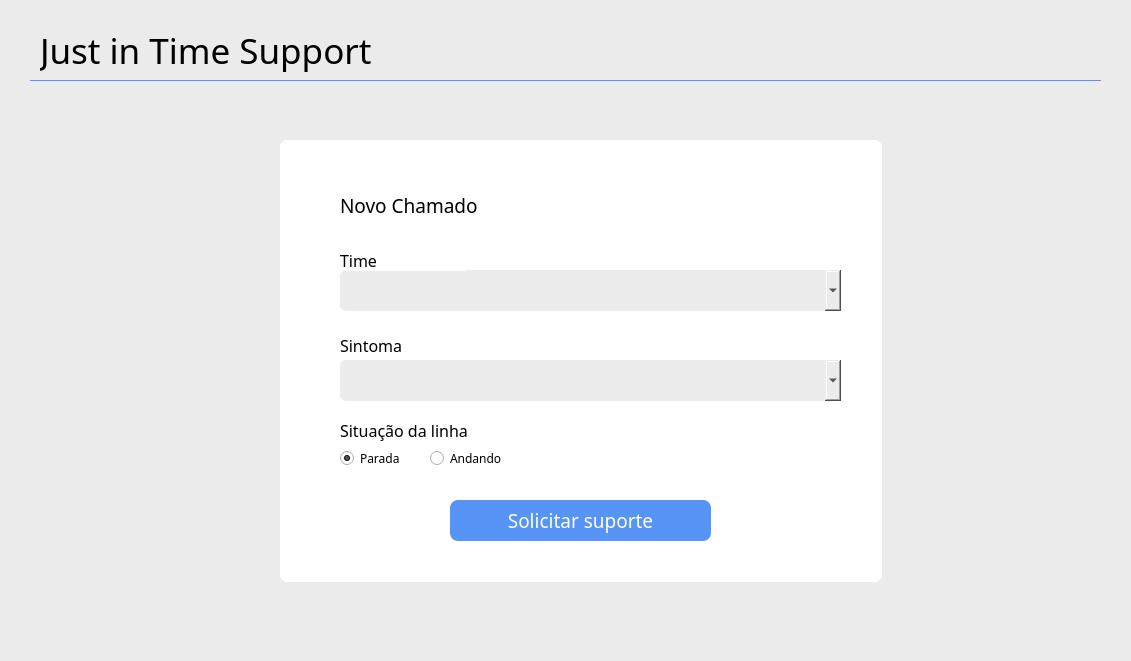
    <widget class="QWidget" name="body_support" native="true">
     <property name="geometry">
      <rect>
       <x>0</x>
       <y>0</y>
       <width>1131</width>
       <height>661</height>
      </rect>
     </property>
     <property name="styleSheet">
      <string notr="true">background-color:rgb(235, 235, 235)</string>
     </property>
     <widget class="QLabel" name="lbl_JIT">
      <property name="geometry">
       <rect>
        <x>40</x>
        <y>20</y>
        <width>491</width>
        <height>61</height>
       </rect>
      </property>
      <property name="font">
       <font>
        <family>Inter UI</family>
        <pointsize>26</pointsize>
       </font>
      </property>
      <property name="text">
       <string>Just in Time Support</string>
      </property>
     </widget>
     <widget class="QWidget" name="subbody_createticket_1" native="true">
      <property name="geometry">
       <rect>
        <x>280</x>
        <y>140</y>
        <width>602</width>
        <height>442</height>
       </rect>
      </property>
      <property name="styleSheet">
       <string notr="true">background-color: rgb(255, 255, 255);
border-radius: 8px</string>
      </property>
      <widget class="QPushButton" name="btn_createticket_create">
       <property name="geometry">
        <rect>
         <x>170</x>
         <y>360</y>
         <width>261</width>
         <height>41</height>
        </rect>
       </property>
       <property name="font">
        <font>
         <family>Inter UI</family>
         <pointsize>14</pointsize>
        </font>
       </property>
       <property name="styleSheet">
        <string notr="true">border-radius: 8px;
color: rgb(255, 255, 255);
background-color: rgb(86, 149, 246);</string>
       </property>
       <property name="text">
        <string>Solicitar suporte</string>
       </property>
      </widget>
      <widget class="QLabel" name="lbl_sympton_create">
       <property name="geometry">
        <rect>
         <x>60</x>
         <y>195</y>
         <width>131</width>
         <height>21</height>
        </rect>
       </property>
       <property name="font">
        <font>
         <family>Inter UI</family>
         <pointsize>12</pointsize>
        </font>
       </property>
       <property name="text">
        <string>Sintoma</string>
       </property>
      </widget>
      <widget class="QComboBox" name="cbx_team_create">
       <property name="geometry">
        <rect>
         <x>60</x>
         <y>130</y>
         <width>501</width>
         <height>41</height>
        </rect>
       </property>
       <property name="font">
        <font>
         <family>Inter UI</family>
         <pointsize>12</pointsize>
        </font>
       </property>
       <property name="styleSheet">
        <string notr="true">border-radius: 6px;
background-color: rgb(236, 236, 236);</string>
       </property>
      </widget>
      <widget class="QComboBox" name="cbx_sympton_create">
       <property name="geometry">
        <rect>
         <x>60</x>
         <y>220</y>
         <width>501</width>
         <height>41</height>
        </rect>
       </property>
       <property name="font">
        <font>
         <family>Inter UI</family>
         <pointsize>12</pointsize>
        </font>
       </property>
       <property name="styleSheet">
        <string notr="true">border-radius: 6px;
background-color: rgb(236, 236, 236);</string>
       </property>
      </widget>
      <widget class="QLabel" name="lbl_team_create">
       <property name="geometry">
        <rect>
         <x>60</x>
         <y>110</y>
         <width>131</width>
         <height>21</height>
        </rect>
       </property>
       <property name="font">
        <font>
         <family>Inter UI</family>
         <pointsize>12</pointsize>
        </font>
       </property>
       <property name="text">
        <string>Time</string>
       </property>
      </widget>
      <widget class="QLabel" name="lbl_newticket_create">
       <property name="geometry">
        <rect>
         <x>60</x>
         <y>50</y>
         <width>151</width>
         <height>31</height>
        </rect>
       </property>
       <property name="font">
        <font>
         <family>Inter UI</family>
         <pointsize>14</pointsize>
        </font>
       </property>
       <property name="text">
        <string>Novo Chamado</string>
       </property>
      </widget>
      <widget class="QLabel" name="lbl_sympton_create_2">
       <property name="geometry">
        <rect>
         <x>60</x>
         <y>280</y>
         <width>141</width>
         <height>21</height>
        </rect>
       </property>
       <property name="font">
        <font>
         <family>Inter UI</family>
         <pointsize>12</pointsize>
        </font>
       </property>
       <property name="text">
        <string>Situação da linha</string>
       </property>
      </widget>
      <widget class="QRadioButton" name="rbtn_stopped_create">
       <property name="geometry">
        <rect>
         <x>60</x>
         <y>310</y>
         <width>82</width>
         <height>17</height>
        </rect>
       </property>
       <property name="font">
        <font>
         <family>Inter UI</family>
        </font>
       </property>
       <property name="text">
        <string>Parada</string>
       </property>
       <property name="checked">
        <bool>true</bool>
       </property>
      </widget>
      <widget class="QRadioButton" name="rbtn_going_create">
       <property name="geometry">
        <rect>
         <x>150</x>
         <y>310</y>
         <width>82</width>
         <height>17</height>
        </rect>
       </property>
       <property name="font">
        <font>
         <family>Inter UI</family>
        </font>
       </property>
       <property name="text">
        <string>Andando</string>
       </property>
      </widget>
     </widget>
     <widget class="QLabel" name="lbl_blueline">
      <property name="geometry">
       <rect>
        <x>30</x>
        <y>80</y>
        <width>1071</width>
        <height>1</height>
       </rect>
      </property>
      <property name="styleSheet">
       <string notr="true">background-color: rgb(86, 149, 246);</string>
      </property>
      <property name="text">
       <string/>
      </property>
     </widget>
     <widget class="QWidget" name="subbody_waiting_2" native="true">
      <property name="geometry">
       <rect>
        <x>280</x>
        <y>140</y>
        <width>602</width>
        <height>442</height>
       </rect>
      </property>
      <property name="styleSheet">
       <string notr="true">background-color: rgb(255, 255, 255);
border-radius: 8px</string>
      </property>
      <widget class="QPushButton" name="btn_cancelticket_waiting">
       <property name="geometry">
        <rect>
         <x>170</x>
         <y>360</y>
         <width>261</width>
         <height>41</height>
        </rect>
       </property>
       <property name="font">
        <font>
         <family>Inter UI</family>
         <pointsize>14</pointsize>
        </font>
       </property>
       <property name="styleSheet">
        <string notr="true">border-radius: 8px;
border: 2px solid rgb(86, 149, 246);
background-color: rgb(255, 255, 255);</string>
       </property>
       <property name="text">
        <string>Cancelar</string>
       </property>
      </widget>
      <widget class="QLabel" name="lbl_pending_waiting">
       <property name="geometry">
        <rect>
         <x>60</x>
         <y>50</y>
         <width>241</width>
         <height>31</height>
        </rect>
       </property>
       <property name="font">
        <font>
         <family>Inter UI</family>
         <pointsize>14</pointsize>
        </font>
       </property>
       <property name="text">
        <string>Chamado pendente</string>
       </property>
      </widget>
      <widget class="QWidget" name="lbl_hourglass_waiting" native="true">
       <property name="geometry">
        <rect>
         <x>225</x>
         <y>120</y>
         <width>141</width>
         <height>141</height>
        </rect>
       </property>
       <property name="styleSheet">
        <string notr="true">image: url(:/Img/hourglass.svg);</string>
       </property>
      </widget>
      <widget class="QLabel" name="lbl_waiting_waiting">
       <property name="geometry">
        <rect>
         <x>199</x>
         <y>290</y>
         <width>241</width>
         <height>31</height>
        </rect>
       </property>
       <property name="font">
        <font>
         <family>Inter UI</family>
         <pointsize>12</pointsize>
        </font>
       </property>
       <property name="styleSheet">
        <string notr="true">color: rgb(129, 129, 129)</string>
       </property>
       <property name="text">
        <string>Aguardando atendimento...</string>
       </property>
      </widget>
     </widget>
     <widget class="QWidget" name="subbody_pending_3" native="true">
      <property name="geometry">
       <rect>
        <x>280</x>
        <y>140</y>
        <width>602</width>
        <height>442</height>
       </rect>
      </property>
      <property name="styleSheet">
       <string notr="true">background-color: rgb(255, 255, 255);
border-radius: 8px</string>
      </property>
      <widget class="QPushButton" name="btn_cancelticket_pending">
       <property name="geometry">
        <rect>
         <x>330</x>
         <y>360</y>
         <width>221</width>
         <height>41</height>
        </rect>
       </property>
       <property name="font">
        <font>
         <family>Inter UI</family>
         <pointsize>14</pointsize>
        </font>
       </property>
       <property name="styleSheet">
        <string notr="true">border-radius: 8px;
border: 2px solid rgb(86, 149, 246);
background-color: rgb(255, 255, 255);</string>
       </property>
       <property name="text">
        <string>Cancelar</string>
       </property>
      </widget>
      <widget class="QLabel" name="lbl_pending_pending">
       <property name="geometry">
        <rect>
         <x>60</x>
         <y>50</y>
         <width>241</width>
         <height>31</height>
        </rect>
       </property>
       <property name="font">
        <font>
         <family>Inter UI</family>
         <pointsize>14</pointsize>
        </font>
       </property>
       <property name="text">
        <string>Chamado pendente</string>
       </property>
      </widget>
      <widget class="QWidget" name="lbl_man_pending" native="true">
       <property name="geometry">
        <rect>
         <x>225</x>
         <y>120</y>
         <width>141</width>
         <height>141</height>
        </rect>
       </property>
       <property name="styleSheet">
        <string notr="true">image: url(:/Img/man.svg)</string>
       </property>
      </widget>
      <widget class="QLabel" name="lbl_waiting_pending">
       <property name="geometry">
        <rect>
         <x>90</x>
         <y>290</y>
         <width>341</width>
         <height>31</height>
        </rect>
       </property>
       <property name="font">
        <font>
         <family>Inter UI</family>
         <pointsize>12</pointsize>
        </font>
       </property>
       <property name="styleSheet">
        <string notr="true">color: rgb(129, 129, 129)</string>
       </property>
       <property name="text">
        <string>Chamado aceito. Aguarde o atendimento de</string>
       </property>
      </widget>
      <widget class="QPushButton" name="btn_initiate_pending">
       <property name="geometry">
        <rect>
         <x>60</x>
         <y>360</y>
         <width>221</width>
         <height>41</height>
        </rect>
       </property>
       <property name="font">
        <font>
         <family>Inter UI</family>
         <pointsize>14</pointsize>
        </font>
       </property>
       <property name="styleSheet">
        <string notr="true">border-radius: 8px;
color: rgb(255, 255, 255);
background-color: rgb(86, 149, 246);</string>
       </property>
       <property name="text">
        <string>Iniciar atendimento</string>
       </property>
      </widget>
      <widget class="QLabel" name="lbl_value_support_name_pending">
       <property name="geometry">
        <rect>
         <x>432</x>
         <y>290</y>
         <width>191</width>
         <height>31</height>
        </rect>
       </property>
       <property name="font">
        <font>
         <family>Inter UI</family>
         <pointsize>12</pointsize>
        </font>
       </property>
       <property name="styleSheet">
        <string notr="true">color: rgb(129, 129, 129)</string>
       </property>
       <property name="text">
        <string>&lt;&gt;</string>
       </property>
      </widget>
     </widget>
     <widget class="QWidget" name="subbody_inprogress_4" native="true">
      <property name="geometry">
       <rect>
        <x>280</x>
        <y>140</y>
        <width>602</width>
        <height>442</height>
       </rect>
      </property>
      <property name="styleSheet">
       <string notr="true">background-color: rgb(255, 255, 255);
border-radius: 8px</string>
      </property>
      <widget class="QPushButton" name="btn_cancelticket_inprogress">
       <property name="geometry">
        <rect>
         <x>330</x>
         <y>360</y>
         <width>221</width>
         <height>41</height>
        </rect>
       </property>
       <property name="font">
        <font>
         <family>Inter UI</family>
         <pointsize>14</pointsize>
        </font>
       </property>
       <property name="styleSheet">
        <string notr="true">border-radius: 8px;
border: 2px solid rgb(86, 149, 246);
background-color: rgb(255, 255, 255);</string>
       </property>
       <property name="text">
        <string>Cancelar</string>
       </property>
      </widget>
      <widget class="QLabel" name="lbl_pending_inprogress">
       <property name="geometry">
        <rect>
         <x>60</x>
         <y>50</y>
         <width>241</width>
         <height>31</height>
        </rect>
       </property>
       <property name="font">
        <font>
         <family>Inter UI</family>
         <pointsize>14</pointsize>
        </font>
       </property>
       <property name="text">
        <string>Chamado em andamento</string>
       </property>
      </widget>
      <widget class="QWidget" name="lbl_man_inprogress" native="true">
       <property name="geometry">
        <rect>
         <x>225</x>
         <y>120</y>
         <width>141</width>
         <height>141</height>
        </rect>
       </property>
       <property name="styleSheet">
        <string notr="true">image: url(:/Img/arrows.svg);</string>
       </property>
      </widget>
      <widget class="QLabel" name="lbl_waiting_inprogress">
       <property name="geometry">
        <rect>
         <x>110</x>
         <y>290</y>
         <width>371</width>
         <height>31</height>
        </rect>
       </property>
       <property name="font">
        <font>
         <family>Inter UI</family>
         <pointsize>12</pointsize>
        </font>
       </property>
       <property name="styleSheet">
        <string notr="true">color: rgb(129, 129, 129)</string>
       </property>
       <property name="text">
        <string>Chamado em andamento, aguarde a conclusão.</string>
       </property>
      </widget>
      <widget class="QPushButton" name="btn_initiate_inprogress">
       <property name="geometry">
        <rect>
         <x>60</x>
         <y>360</y>
         <width>221</width>
         <height>41</height>
        </rect>
       </property>
       <property name="font">
        <font>
         <family>Inter UI</family>
         <pointsize>14</pointsize>
        </font>
       </property>
       <property name="styleSheet">
        <string notr="true">border-radius: 8px;
color: rgb(255, 255, 255);
background-color: rgb(86, 149, 246);</string>
       </property>
       <property name="text">
        <string>Finalizar atendimento</string>
       </property>
      </widget>
     </widget>
     <widget class="QWidget" name="lbl_support_error" native="true">
      <property name="geometry">
       <rect>
        <x>430</x>
        <y>450</y>
        <width>291</width>
        <height>131</height>
       </rect>
      </property>
      <property name="styleSheet">
       <string notr="true">background-color: rgb(255, 255, 255);
border-radius: 8px;
border: 2px  solid rgb(0,0,0);</string>
      </property>
      <widget class="QLabel" name="lbl_text_error">
       <property name="geometry">
        <rect>
         <x>60</x>
         <y>30</y>
         <width>221</width>
         <height>71</height>
        </rect>
       </property>
       <property name="styleSheet">
        <string notr="true">border-radius: 0px;
border: 0px  solid rgb(0,0,0);</string>
       </property>
       <property name="text">
        <string>Ops! Algo deu errado. Verifique se todos os campos estão preenchidos corretamente e tente novamente.                                              Se o erro persistir contate Andre no ramal: 123456</string>
       </property>
       <property name="wordWrap">
        <bool>true</bool>
       </property>
      </widget>
      <widget class="QLabel" name="lbl_yellowerror">
       <property name="geometry">
        <rect>
         <x>10</x>
         <y>40</y>
         <width>41</width>
         <height>31</height>
        </rect>
       </property>
       <property name="styleSheet">
        <string notr="true">image: url(:/Img/yellowerror.png);
border-radius: 0px;
border: 0px  solid rgb(0,0,0);</string>
       </property>
       <property name="text">
        <string/>
       </property>
      </widget>
      <widget class="QPushButton" name="btn_close_error">
       <property name="geometry">
        <rect>
         <x>265</x>
         <y>6</y>
         <width>21</width>
         <height>21</height>
        </rect>
       </property>
       <property name="styleSheet">
        <string notr="true">image: url(:/Img/redX.png);
border-radius: 0px;
border: 0px  solid rgb(0,0,0);</string>
       </property>
       <property name="text">
        <string/>
       </property>
      </widget>
     </widget>
     <zorder>lbl_support_error</zorder>
     <zorder>lbl_JIT</zorder>
     <zorder>lbl_blueline</zorder>
     <zorder>subbody_waiting_2</zorder>
     <zorder>subbody_inprogress_4</zorder>
     <zorder>subbody_pending_3</zorder>
     <zorder>subbody_createticket_1</zorder>
    </widget>
